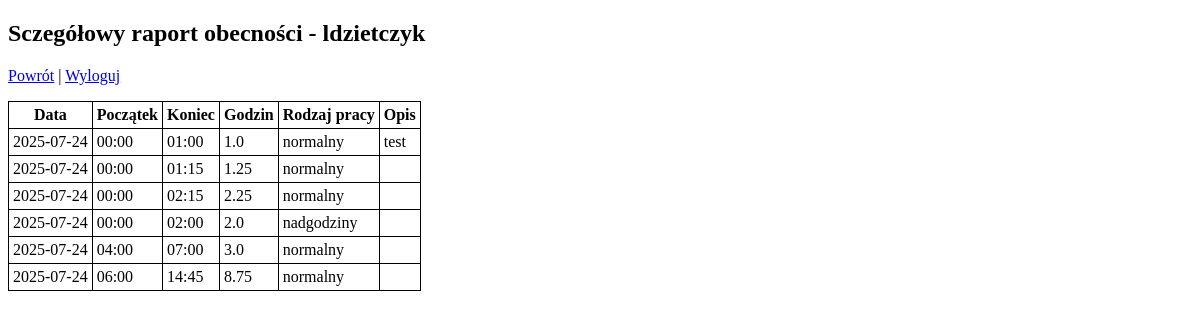
Page /detailraport (signed in) on the earlier database version.
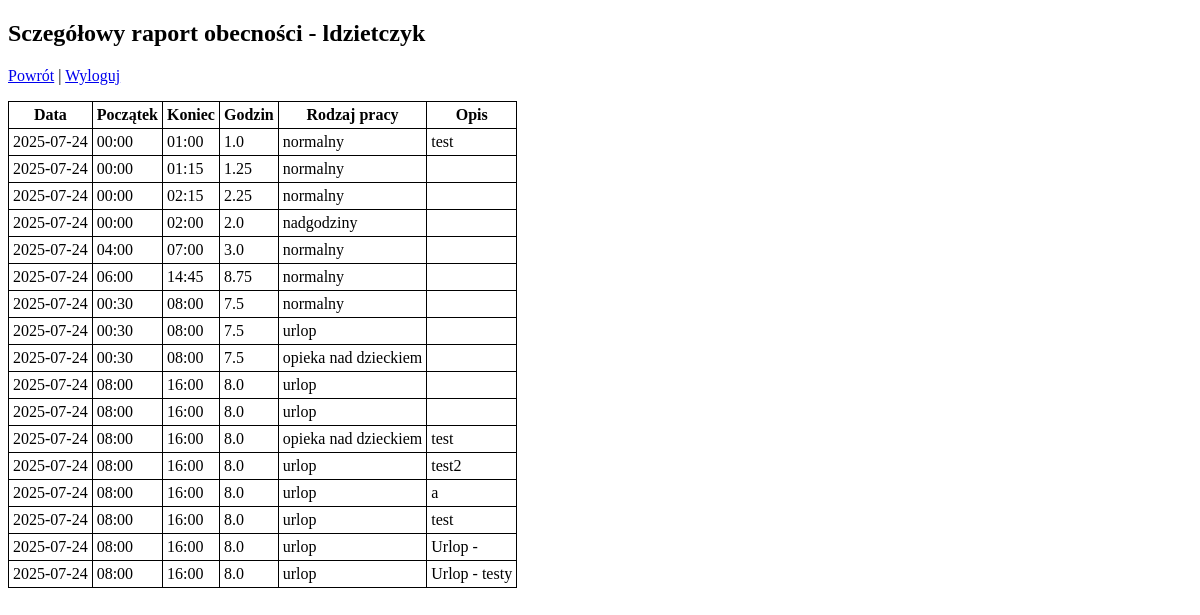
Same page on the later database version.
### app.py (models this page shows)
class User(db.Model):
    id = db.Column(db.Integer, primary_key=True)
    username = db.Column(db.String(80), unique=True, nullable=False)
    password_hash = db.Column(db.String(128), nullable=False)

class Attendance(db.Model):
    id = db.Column(db.Integer, primary_key=True)
    user_id = db.Column(db.Integer, db.ForeignKey('user.id'), nullable=False)
    date = db.Column(db.Date, nullable=False)
    start_time = db.Column(db.Time, nullable=False)
    end_time = db.Column(db.Time, nullable=False)
    work_type = db.Column(db.String(50), nullable=False)
    description = db.Column(db.Text, nullable=True)
    timestamp = db.Column(db.DateTime, default=datetime.utcnow)

### app.py (the view)
@app.route('/detailraport')
def detailraport():
    if 'user_id' not in session:
        return redirect(url_for('login'))
    user = User.query.get(session['user_id'])
    entries = Attendance.query.filter_by(user_id=user.id).order_by(Attendance.date).all()
    return render_template('detailraport.html', entries=entries, username=user.username, datetime=datetime)

### templates/detailraport.html (shortened to what this page needs)
<!DOCTYPE html>
<html lang="pl">
<head>
</head>
<body>
    <h2>Sczegółowy raport obecności - {{ username }}</h2>
    <p><a href="{{ url_for('raport') }}">Powrót</a> | <a href="{{ url_for('logout') }}">Wyloguj</a></p>
    <table>
        <thead>
            <tr>
                <th>Data</th>
                <th>Początek</th>
                <th>Koniec</th>
                <th>Godzin</th>
                <th>Rodzaj pracy</th>
                <th>Opis</th>
            </tr>
        </thead>
        <tbody>
            {% for e in entries %}
            <tr>
                <td>{{ e.date }}</td>
                <td>{{ e.start_time.strftime('%H:%M') }}</td>
                <td>{{ e.end_time.strftime('%H:%M') }}</td>
                <td>{{ ((datetime.combine(e.date, e.end_time) - datetime.combine(e.date, e.start_time)).seconds // 3600) + (((datetime.combine(e.date, e.end_time) - datetime.combine(e.date, e.start_time)).seconds % 3600) // 60) / 60 }}</td>
                <td>{{ e.work_type }}</td>
                <td>{{ e.description or '' }}</td>
            </tr>
            {% endfor %}
        </tbody>
    </table>
</body>
</html>

### templates/detailraport.html (style rules this page uses)
table, th, td { border: 1px solid black; border-collapse: collapse; padding: 4px; }

Differences in the rows shown:
added Attendance: date "2025-07-24", start_time "00:30", end_time "08:00", date+end_time+start_time "7.5", work_type "normalny"
added Attendance: date "2025-07-24", start_time "00:30", end_time "08:00", date+end_time+start_time "7.5", work_type "urlop"
added Attendance: date "2025-07-24", start_time "00:30", end_time "08:00", date+end_time+start_time "7.5", work_type "opieka nad dzieckiem"
added Attendance: date "2025-07-24", start_time "08:00", end_time "16:00", date+end_time+start_time "8.0", work_type "urlop"
added Attendance: date "2025-07-24", start_time "08:00", end_time "16:00", date+end_time+start_time "8.0", work_type "urlop"
added Attendance: date "2025-07-24", start_time "08:00", end_time "16:00", date+end_time+start_time "8.0", work_type "opieka nad dzieckiem", description "test"
added Attendance: date "2025-07-24", start_time "08:00", end_time "16:00", date+end_time+start_time "8.0", work_type "urlop", description "test2"
added Attendance: date "2025-07-24", start_time "08:00", end_time "16:00", date+end_time+start_time "8.0", work_type "urlop", description "a"
added Attendance: date "2025-07-24", start_time "08:00", end_time "16:00", date+end_time+start_time "8.0", work_type "urlop", description "test"
added Attendance: date "2025-07-24", start_time "08:00", end_time "16:00", date+end_time+start_time "8.0", work_type "urlop", description "Urlop -"
added Attendance: date "2025-07-24", start_time "08:00", end_time "16:00", date+end_time+start_time "8.0", work_type "urlop", description "Urlop - testy"
